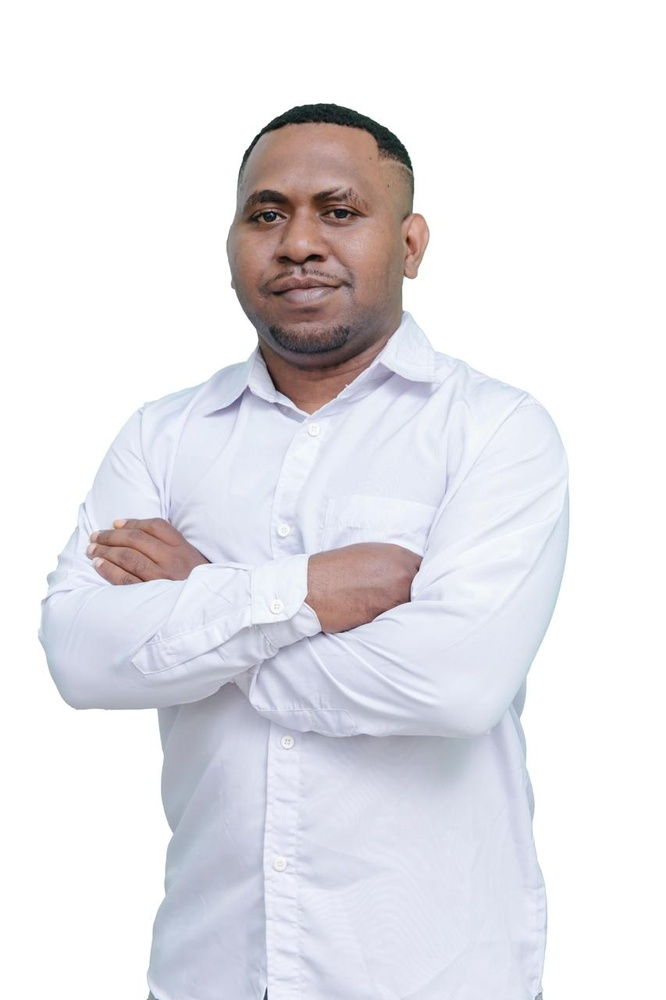
#> input picture Foto Petra.jpg, 666 x 1000 px, shrunk from 853 x 1280 before the run
$ jupyter execute basic-cv.ipynb
#> lines starting #> are read from the running program, lines starting #| are printed output that depends on the picture
[cell 1]
# --- Import Library------
import numpy as np
from PIL import Image

# ---- Load Foto/Gambar dan konversi ke GrayScale ----
img = Image.open("Foto Petra.jpg").convert("L")
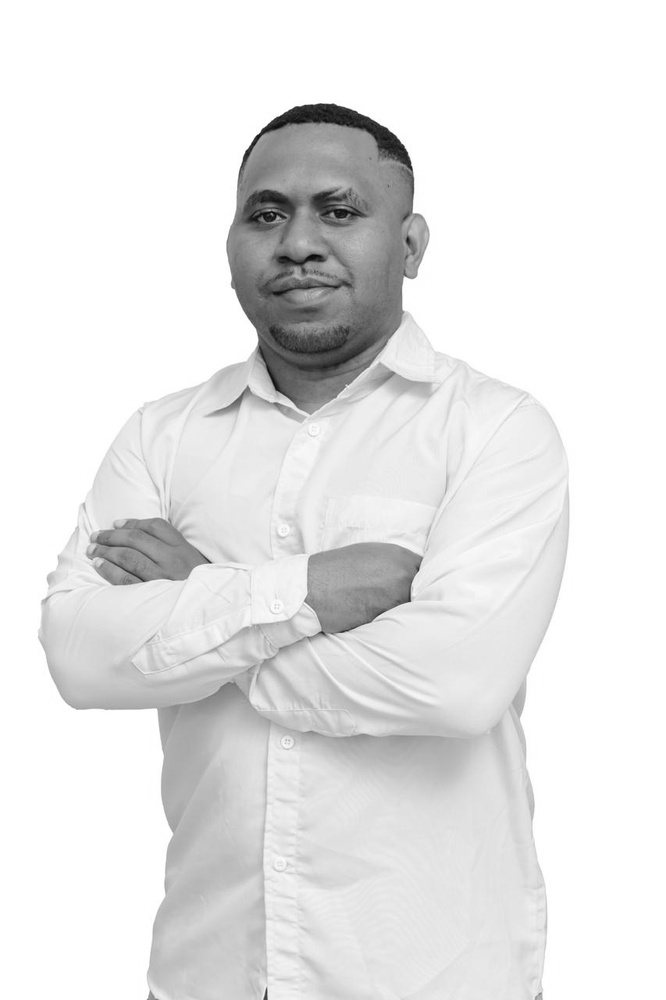
#> img: PIL image 666x1000 L; min 7, max 255, mean 229.8

# -- Konversi ke array ----
pixel = np.array(img)

# -- Verifikasi ----
print(f"Shape dari pixel:  {pixel.shape}") # periksa shape/dimensi dari gambar
#| Shape dari pixel:  (1000, 666)
print(f"Bentuk 5x5 pixel awal/pertama: {pixel[:5, :5]}")
#| Bentuk 5x5 pixel awal/pertama: [[255 255 255 255 255]
#|  [255 255 255 255 255]
#|  [255 255 255 255 255]
#|  [255 255 255 255 255]
#|  [255 255 255 255 255]]

[cell 2]
# Buat Convolution 2D

def convo(image, kernel):
    H, W = image.shape
#> H = 1000; W = 666
    kH, kW = kernel.shape
    pad = kH // 2 # buat kernel

    output = [[0]*W for _ in range(H)]

    for i in range(pad, H-pad): # perhitungan mundur kernel dari Baris paling pertama
        for j in range(pad, W-pad): # perhitungan mundur dari kolom paling pertama

            acc = 0
            for m in range(kH):
                for n in range(kW):
                    acc += image[i-pad+m][j-pad+m] * kernel[m][n]
            output [i][j] = acc
#> after the loop, output = 1000 items

    return output

[cell 3]
# buat kernel blur / sharpen / edge detect

blur_kernel = np.array([
    [1/9, 1/9, 1/9],
    [1/9, 1/9, 1/9],
    [1/9, 1/9, 1/9]
])  # 1/9 karena dalam grayscale mean = blur
# karena kernelnya berdimensi 3x3 = 9, maka mean-nya 1/9

""""
Contoh untuk kernel sharpen/Tajam/Kontras
sharpen_kernel = np.array([
    [0, -1, 0],
    [-1, 5, -1],
    [0, -1, 0]
])
"""

# apply untuk kernel blur
blurred = convo(pixel, blur_kernel)
#> blurred = 1000 items
#blurred = convolve(pixels, blur_kernel)

[cell 4]
# Buat edge detector (Sobel)

sobel_x = np.array([
    [-1, 0, 1],
    [-2, 0, 2],
    [-1, 0, 1]
])

sobel_y = np.array([
    [-1, -2, -1],
    [ 0,  0,  0],
    [ 1,  2,  1]
])

# apply
Gx = convo(pixel, sobel_x)
#> Gx = 1000 items
Gy = convo(pixel, sobel_y)
#> Gy = 1000 items

[cell 5]
import numpy as np

edge = np.sqrt(np.square(Gx) + np.square(Gy))
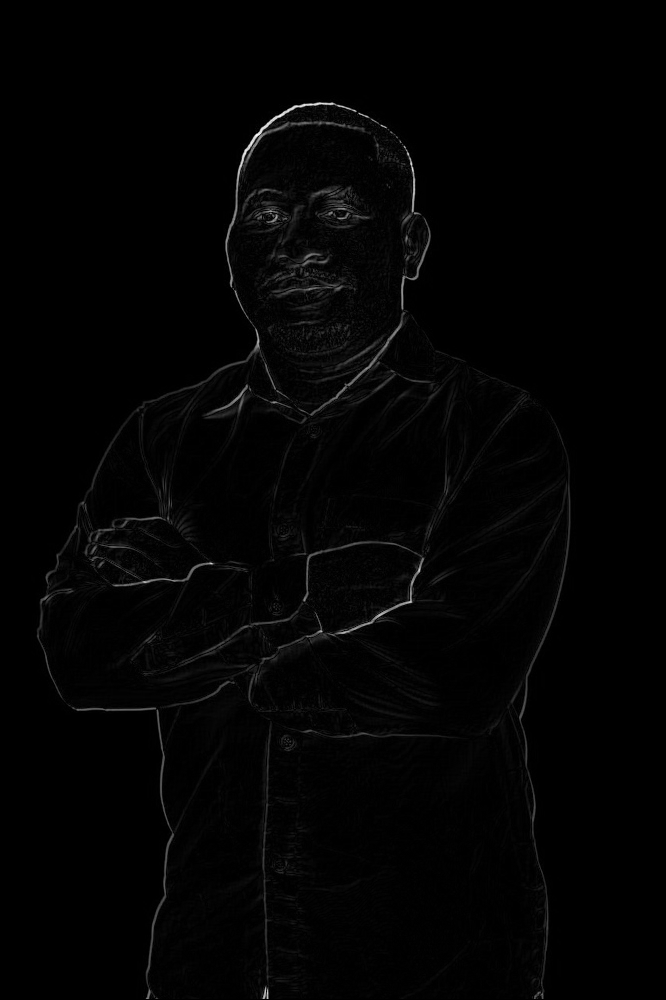
#> edge: shape (1000, 666) float64; min 0, max 936, mean 11.8; drawn with min black and max white
edge = (edge / np.max(edge)) * 255
edge = edge.astype(np.uint8)

[cell 6]
# Plot hasil
import matplotlib.pyplot as plt

plt.figure(figsize=(6,6))
plt.imshow(edge, cmap='gray')
plt.title("Hasil Sobel Edge Detection")
plt.axis('off')
plt.show()

[cell 7]
plt.figure(figsize=(12,6))

plt.subplot(1,2,1)
plt.imshow(pixel, cmap='gray')
plt.title("Gambar Asli")
plt.axis('off')

plt.subplot(1,2,2)
plt.imshow(edge, cmap='gray')
plt.title("Hasil Edge Detection")
plt.axis('off')

plt.show()
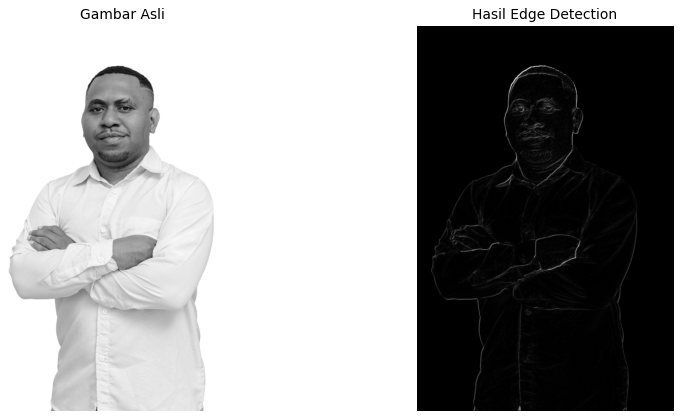
#> figure drawn by matplotlib, 2 panels
